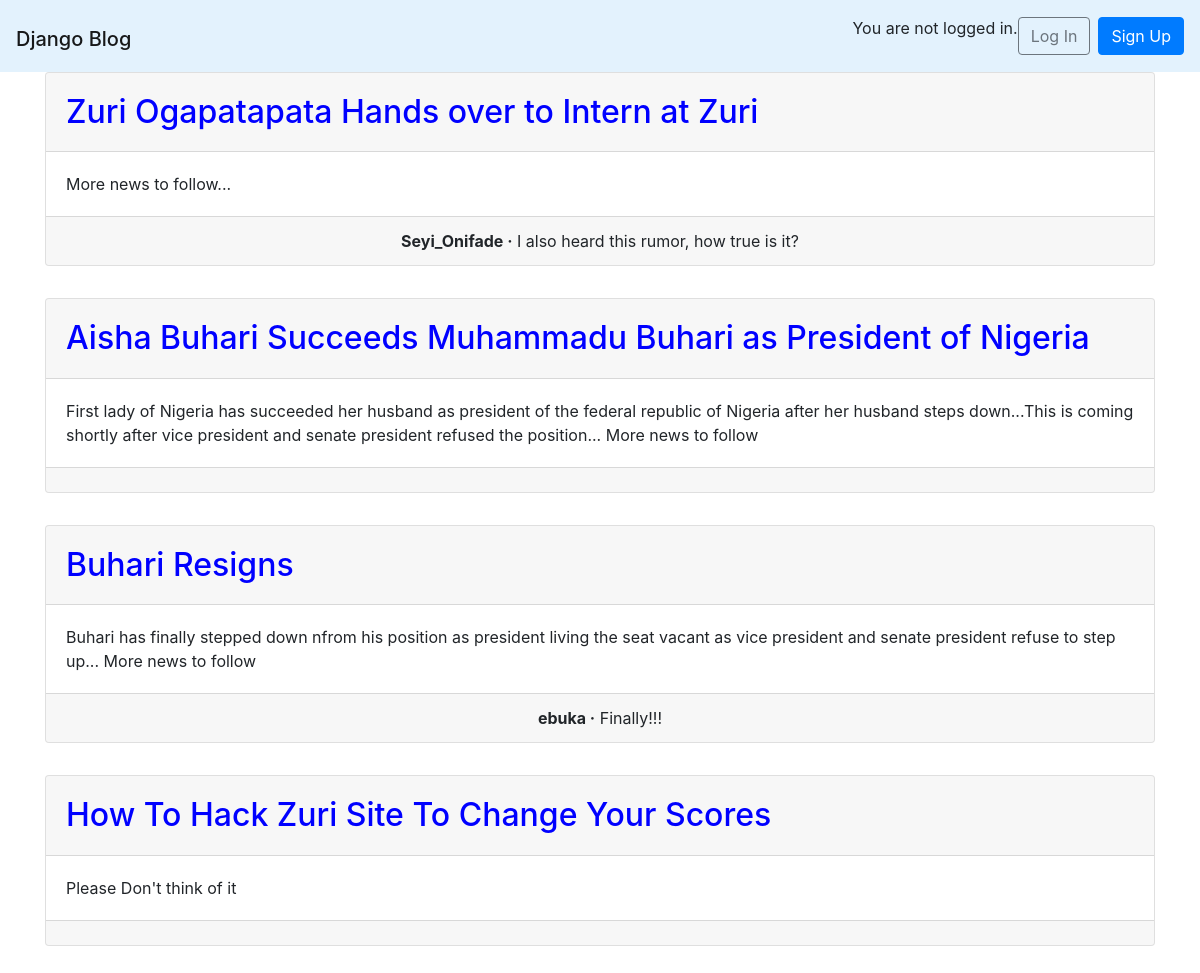
/home/, run on the app's committed database.
### blog_app/models.py (models this page shows, shortened)
class Post(models.Model):
    title = models.CharField(max_length=200)
    author = models.ForeignKey(get_user_model(), on_delete=models.CASCADE)
    body = models.TextField()

class Comment(models.Model):
    post = models.ForeignKey(Post, on_delete=models.CASCADE, related_name='comments')
    comment = models.CharField(max_length=180)
    author = models.ForeignKey(get_user_model(), on_delete=models.CASCADE)
    date_added = models.DateTimeField(auto_now_add=True)
    class Meta:
        ordering = ['-date_added']
    def __str__(self):
        return self.comment

### users/models.py (models this page shows)
class CustomUser(AbstractUser):
    pass

### blog_app/views.py (the view)
# urls.py: path('home/', PostListView.as_view(), name='post-list'),
class PostListView(ListView):
    model = Post
    template_name = 'blog_app/post_list.html'

### blog_app/templates/blog_app/post_list.html
{% extends 'blog_app/base.html' %}
{% block content %}
    {% for post in post_list reversed %}
        <div class="post-entry">
            <div class="card">
                <div class="card-header">
                    <span class="font-weight-bold">
                        <h2><a href="{% url 'post-detail' post.pk%}">{{ post.title }}</a></h2>
                    </span>
                </div>
                <div class="card-body">
                    <p>{{ post.body }}</p>
                </div>
                <div class="card-footer text-center">
                    {% for comment in post.comments.all %}
                    <p>
                        <span> <b>{{ comment.author }} &middot;</b></span>
                        {{ comment }}
                    </p>
                    {% endfor %}
                </div>
            </div>
        </div>
    {% empty %}
        <h2>Sorry we do not have a blog post right now!!!</h2>
    {% endfor %}
{% endblock %}

### blog_app/templates/blog_app/base.html (shortened to what this page needs)
<!DOCTYPE html>
{% load static %}
<html lang="en">
<head>
    <link rel="stylesheet" href="{% static 'css/base.css' %}">
    <link rel="stylesheet" href="https://stackpath.bootstrapcdn.com/bootstrap/4.1.3/css/bootstrap.min.css"
>
</head>
<body>
    <nav class='navbar navbar-expand-lg navbar-light' style="background-color: #e3f2fd;">
        <h1><a href="{% url 'post-list' %}" class="navbar-brand">Django Blog</a></h1>
        <div class="collapse navbar-collapse" id="navbarCollapse">
            {% if user.is_authenticated %}
                <ul class="navbar-nav me-auto mb-2 mb-lg-0">
                    <li class="nav-item">
                        <a class="nav-link dropdown-toggle" href="#" id="userMenu" role="button" data-toggle="dropdown" aria-expanded="false">
                            <p>Hi {{ user.username }}</p>
                        </a>
                        <div class="dropdown-menu dropdown-menu-right" aria-labelledby="userMenu">
                            <a href="{% url 'post-new' %}" class="dropdown-item">+ New Blog Post</a>
                            <a href="{% url 'password_change' %}" class="dropdown-item">Change Password</a>
                            <div class="dropdown-divider"></div>
                            <p><a href="{% url 'logout' %}" class="dropdown-item">Log out</a></p>
                        </div>
                    </li>
                </ul>
            {% else %}
                <form class="form-inline ml-auto">
                    <p>You are not logged in.</p>
                    <a href="{% url 'login' %}" class="btn btn-outline-secondary">Log In</a>
                    <a href="{% url 'signup' %}" class="btn btn-primary ml-2">Sign Up</a>
                </form>
            {% endif %}
        </div>
    </nav>
    <section>
        <main class="container">
            <article>
                {% block content %}
                {% endblock %}
            </article>
        </main>
    </section>
</body>
</html>

### static/css/base.css (style rules this page uses)
body { font-family: Arial, Helvetica, sans-serif; font-size: 18px; }
.post-entry { margin-bottom: 2rem; }
.post-entry h2 { margin: 0.5rem 0; }
.post-entry h2 a, .post-entry h2 a:visited { color: blue; text-decoration: none; }
.post-entry p { margin: 0; font-weight: 400; }

### data on the page
Post: title "Zuri Ogapatapata Hands over to Intern at Zuri", body "More news to follow..."
Comment: author "Seyi_Onifade", comment "I also heard this rumor, how true is it?"
Post: title "Aisha Buhari Succeeds Muhammadu Buhari as President of Nigeria", body "First lady of Nigeria has succeeded her husband as president of the federal republic of Nigeria after her husband steps down...This is coming shortly after vice president and senate president refused the position... More news to follow"
Post: title "Buhari Resigns", body "Buhari has finally stepped down nfrom his position as president living the seat vacant as vice president and senate president refuse to step up... More news to follow"
Comment: author "ebuka", comment "Finally!!!"
Post: title "How To Hack Zuri Site To Change Your Scores", body "Please Don't think of it"
